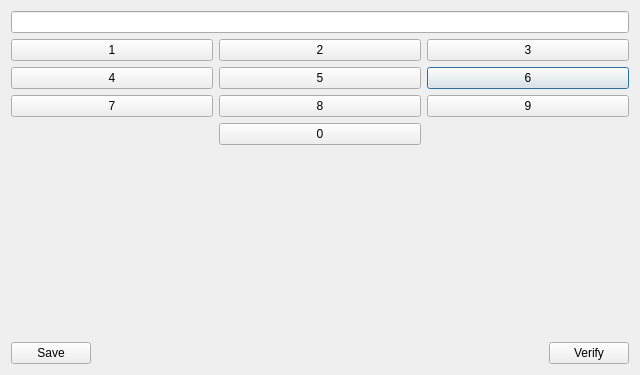
<?xml version="1.0" encoding="UTF-8"?>
<ui version="4.0">
 <class>Dialog</class>
 <widget class="QDialog" name="Dialog">
  <property name="geometry">
   <rect>
    <x>0</x>
    <y>0</y>
    <width>640</width>
    <height>375</height>
   </rect>
  </property>
  <property name="windowTitle">
   <string>Dialog</string>
  </property>
  <layout class="QVBoxLayout" name="verticalLayout">
   <item>
    <widget class="QLineEdit" name="lineEdit"/>
   </item>
   <item>
    <layout class="QGridLayout" name="gridLayout">
     <item row="2" column="2">
      <widget class="QPushButton" name="btn6">
       <property name="text">
        <string>6</string>
       </property>
      </widget>
     </item>
     <item row="3" column="2">
      <widget class="QPushButton" name="btn9">
       <property name="text">
        <string>9</string>
       </property>
      </widget>
     </item>
     <item row="2" column="1">
      <widget class="QPushButton" name="btn5">
       <property name="text">
        <string>5</string>
       </property>
      </widget>
     </item>
     <item row="3" column="1">
      <widget class="QPushButton" name="btn8">
       <property name="text">
        <string>8</string>
       </property>
      </widget>
     </item>
     <item row="4" column="1">
      <widget class="QPushButton" name="btn0">
       <property name="text">
        <string>0</string>
       </property>
      </widget>
     </item>
     <item row="3" column="0">
      <widget class="QPushButton" name="btn7">
       <property name="text">
        <string>7</string>
       </property>
      </widget>
     </item>
     <item row="2" column="0">
      <widget class="QPushButton" name="btn4">
       <property name="text">
        <string>4</string>
       </property>
      </widget>
     </item>
     <item row="1" column="2">
      <widget class="QPushButton" name="btn3">
       <property name="text">
        <string>3</string>
       </property>
      </widget>
     </item>
     <item row="1" column="0">
      <widget class="QPushButton" name="btn1">
       <property name="text">
        <string>1</string>
       </property>
      </widget>
     </item>
     <item row="1" column="1">
      <widget class="QPushButton" name="btn2">
       <property name="text">
        <string>2</string>
       </property>
      </widget>
     </item>
    </layout>
   </item>
   <item>
    <spacer name="verticalSpacer">
     <property name="orientation">
      <enum>Qt::Orientation::Vertical</enum>
     </property>
     <property name="sizeHint" stdset="0">
      <size>
       <width>20</width>
       <height>40</height>
      </size>
     </property>
    </spacer>
   </item>
   <item>
    <layout class="QHBoxLayout" name="horizontalLayout">
     <item>
      <widget class="QPushButton" name="btnSave">
       <property name="text">
        <string>Save</string>
       </property>
      </widget>
     </item>
     <item>
      <spacer name="horizontalSpacer">
       <property name="orientation">
        <enum>Qt::Orientation::Horizontal</enum>
       </property>
       <property name="sizeHint" stdset="0">
        <size>
         <width>40</width>
         <height>20</height>
        </size>
       </property>
      </spacer>
     </item>
     <item>
      <widget class="QPushButton" name="btnVerify">
       <property name="text">
        <string>Verify</string>
       </property>
      </widget>
     </item>
    </layout>
   </item>
  </layout>
 </widget>
 <resources/>
 <connections/>
</ui>
